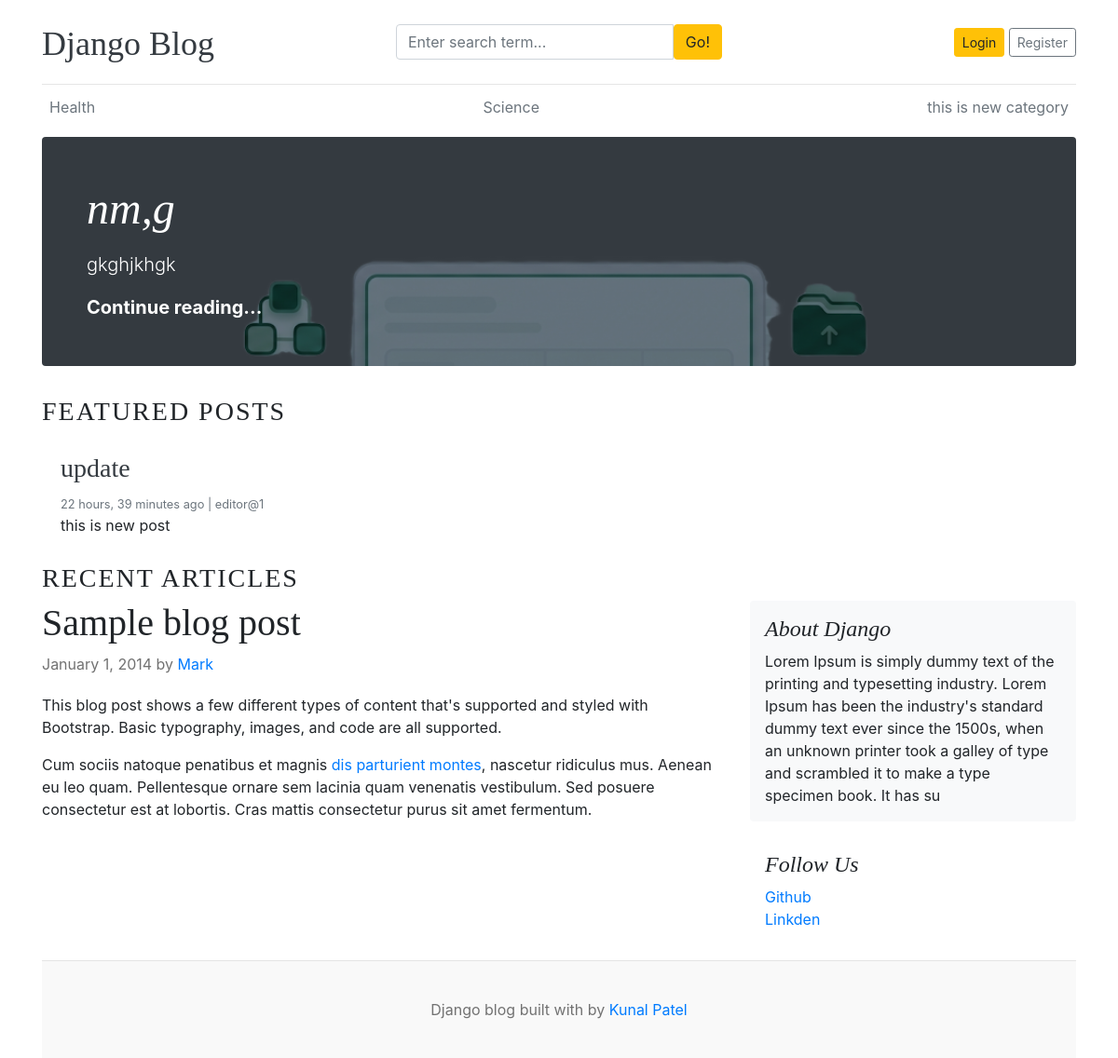
The page / on the database its author committed.
### blogs/models.py (models this page shows, shortened)
class Category(models.Model):
    category_name = models.CharField(max_length=50, unique=True)
    created_at = models.DateTimeField(auto_now_add=True)
    updated_at = models.DateTimeField(auto_now=True)
    class Meta:
        verbose_name_plural = 'categories'

class Blog(models.Model):
    title = models.CharField(max_length=100)
    slug = models.SlugField(max_length=150, unique=True, blank=True)
    category = models.ForeignKey(Category, on_delete=models.CASCADE)
    author = models.ForeignKey(User, on_delete=models.CASCADE)
    featured_image = models.ImageField(upload_to='uploads/%Y/%m/%d')
    short_description = models.TextField(max_length=500)
    blog_body = models.TextField(max_length=2000)
    status = models.CharField(max_length=20, choices=STATUS_CHOICES, default="Draft")
    is_featured = models.BooleanField(default=False)
    created_at = models.DateTimeField(auto_now_add=True)
    updated_at = models.DateTimeField(auto_now=True)

### assignments/models.py (models this page shows, shortened)
class About(models.Model):
    about_heading = models.CharField(max_length=25)
    about_description = models.TextField(max_length=255)
    created_at = models.DateTimeField(auto_now_add=True)
    updated_at = models.DateTimeField(auto_now=True)
    class Meta:
        verbose_name_plural = 'About'

class SocialLink(models.Model):
    platform = models.CharField(max_length=25)
    link = models.URLField(max_length=100)
    created_at = models.DateTimeField(auto_now_add=True)
    updated_at = models.DateTimeField(auto_now=True)

### blog_main/views.py (the view)
# urls.py: 2. Add a URL to urlpatterns:  path('', views.home, name='home')
def home(request):
    featured_posts = Blog.objects.filter(is_featured=True, status='Published').order_by('updated_at')
    posts = Blog.objects.filter(is_featured=False, status='Published')
    try:
        about = About.objects.get()
    except:
        about = None
    context = {
        'featured_posts':featured_posts,
        'posts': posts,
        'about': about,
    }
    return render(request, 'home.html', context)

### blogs/context_processors.py (called while the page is built)
def get_categories(request):
    categories = Category.objects.all()
    return dict(categories=categories)

def get_social_links(request):
    social_links  = SocialLink.objects.all()
    return dict(social_links=social_links)

### templates/home.html (shortened to what this page needs)
{% extends 'base.html' %}
{% block content %}
  {% for post in featured_posts %}
    {% if forloop.first %}
      <div class="jumbotron p-3 p-md-5 text-white rounded bg-dark"
           style="background-image: url({{ post.featured_image.url }});
                  background-blend-mode: overlay;
                  background-size: cover;">
        <div class="col-md-8 px-0">
          <h1 class="display-4 font-italic">{{ post.title }}</h1>
          <p class="lead my-3">{{ post.short_description | truncatewords:10 }}</p>
          <p class="lead mb-0">
            <a href="{% url 'blogs' post.slug %}" class="text-white font-weight-bold">Continue reading...</a>
          </p>
        </div>
      </div>
    {% endif %}
  {% endfor %}
  <h3 class="text-uppercase text working" style="letter-spacing: 2px;">Featured Posts</h3>
  <div class="row mb-2">
    {% for post in featured_posts %}
      {% if not forloop.first %}
        <div class="col-md-6">
          <div class="card border-0">
            <div class="card-body">
              <h3><a href="{% url 'blogs' post.slug %}" class="text-dark">{{ post.title }}</a></h3>
              <small class="mb-1 text-muted">{{ post.created_at|timesince }} ago | {{ post.author }}</small>
              <p class="card-text">{{ post.short_description | truncatewords:25 }}</p>
            </div>
          </div>
        </div>
      {% endif %}
    {% endfor %}
  </div>
  <h3 class="text-uppercase text working" style="letter-spacing: 2px;">Recent Articles</h3>
  <main role="main" class="container p-0">
    <div class="row">
      <div class="col-md-8 blog-main">
        <div class="blog-post">
          <h2 class="blog-post-title">Sample blog post</h2>
          <p class="blog-post-meta">January 1, 2014 by <a href="#">Mark</a></p>
          <p>This blog post shows a few different types of content that's supported and styled with Bootstrap. Basic typography, images, and code are all supported.</p>
          <p>Cum sociis natoque penatibus et magnis <a href="#">dis parturient montes</a>, nascetur ridiculus mus. Aenean eu leo quam. Pellentesque ornare sem lacinia quam venenatis vestibulum. Sed posuere consectetur est at lobortis. Cras mattis consectetur purus sit amet fermentum.</p>
        </div>
      </div>
      <aside class="col-md-4 blog-sidebar">
        <div class="p-3 mb-3 bg-light rounded">
          <h4 class="font-italic">{{ about.about_heading }}</h4>
          <p class="mb-0">{{ about.about_description }}</p>
        </div>
        {% if social_links %}
        <div class="p-3">
          <h4 class="font-italic">Follow Us</h4>
          <ol class="list-unstyled">
            {% for i in social_links %}
            <li><a href="{{i.link}}" target="_blank">{{i.platform }}</a></li>
            {% endfor %}
          </ol>
        </div>
      </aside>
    </div>
    {% endif %}
  </main>
{% endblock %}

### templates/base.html (shortened to what this page needs)
{% load static %}
<!DOCTYPE html>
<html lang="en">
<head>
    <link href="https://getbootstrap.com/docs/4.0/dist/css/bootstrap.min.css" rel="stylesheet">
    <link href="{% static 'css/blog.css' %}" rel="stylesheet">
    <link rel="stylesheet" href="https://cdnjs.cloudflare.com/ajax/libs/font-awesome/4.7.0/css/font-awesome.min.css">
</head>
<body>
    <div class="container">
      <header class="blog-header py-3">
        <div class="row flex-nowrap justify-content-between align-items-center">
          <div class="col-4 pt-1">
            <a class="blog-header-logo text-dark" href="/">Django Blog</a>
          </div>
          <div class="col-4">
            <form action="{% url 'search' %}" method="GET">
                <div class="input-group">
                    <input class="form-control" type="text"  name="keyword" placeholder="Enter search term..." aria-label="Enter search term..." aria-describedby="button-search" />
                    <button type="submit" class="btn btn-warning" id="button-search" type="button">Go!</button>
                  </div>
            </form>
          </div>
        <div class="col-4 d-flex justify-content-end align-items-center">
    {% if not user.is_authenticated %}
    <a class="btn btn-sm btn-warning" href="{% url 'login' %}">Login</a> &nbsp;
    <a class="btn btn-sm btn-outline-secondary" href="{% url 'register' %}">Register</a>
    {% else %}
    <span><a href="{% url 'dashboard' %}">Dashboard</a></span>
    &emsp;
    <span><a href="{% url 'logout' %}">Logout</a></span>
    {% endif %}
</div>
        </div>
      </header>
      <div class="nav-scroller py-1 mb-2">
        <nav class="nav d-flex justify-content-between">
          {% for cat in categories %}
          <a class="p-2 text-muted" href="{% url 'posts_by_category' cat.id %}">{{ cat.category_name }}</a>
          {% endfor %}
        </nav>
      </div>
      {% block content %}
      {% endblock %}
    <footer class="blog-footer">
      <p>Django blog built with by <a href="#">Kunal Patel</a></p>
    </footer>
    </body>
</html>

### blog_main/static/css/blog.css (style rules this page uses)
.blog-header { border-bottom: 1px solid #e5e5e5; }
.blog-header-logo { font-family: "Playfair Display", Georgia, "Times New Roman", serif; font-size: 2.25rem; }
h1, h2, h3, h4, h5, h6 { font-family: "Playfair Display", Georgia, "Times New Roman", serif; }
.display-4 { font-size: 2.5rem; }
@media (min-width: 768px) { .display-4 { font-size: 3rem; } }
.blog-post { margin-bottom: 4rem; }
.blog-post-title { font-size: 2.5rem; }
.blog-post-meta { margin-bottom: 1.25rem; color: #727272; }
.blog-footer { padding: 2.5rem 0; color: #727272; text-align: center; background-color: #f9f9f9; border-top: .05rem solid #e5e5e5; }
.blog-footer p:last-child { margin-bottom: 0; }

### rows shown on the page
Category: category_name "Health"
Category: category_name "Science"
Category: category_name "this is new category"
Blog: featured_image (picture), title "nm,g", short_description "gkghjkhgk"
Blog: title "update", created_at "22 hours, 39 minutes", author "editor@1", short_description "this is new post"
About: about_heading "About Django", about_description "Lorem Ipsum is simply dummy text of the printing and typesetting industry. Lorem Ipsum has been the industry's standard dummy text ever since the 1500s, when an unknown printer took a galley of type and scrambled it to make a type specimen book. It has su"
SocialLink: platform "Github"
SocialLink: platform "Linkden"
